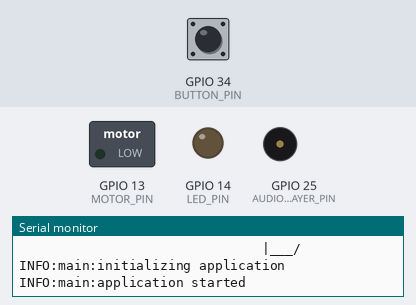
Bench run of a program on a simulated ESP32. On the bench: switched loads named in the program (green lamp = pin HIGH), output pins drawn as LEDs (lit = HIGH), buzzer (waves = sounding), the last lines printed to the serial monitor. Dashed ring = blinking. Inputs (shaded band) come from the test bench; at power-on: GPIO 34 (BUTTON_PIN) LOW.

Above: at 1.6 s.
1.7 s: GPIO 34 (BUTTON_PIN) pulled HIGH for 0.15 s
At 1.96 s:
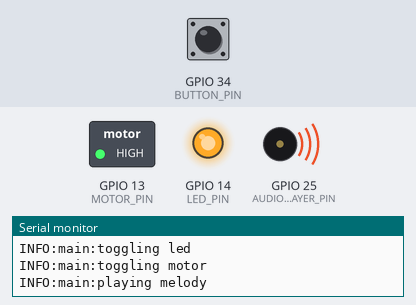
4.7 s: GPIO 34 (BUTTON_PIN) pulled HIGH for 1 s
At 5.3 s:
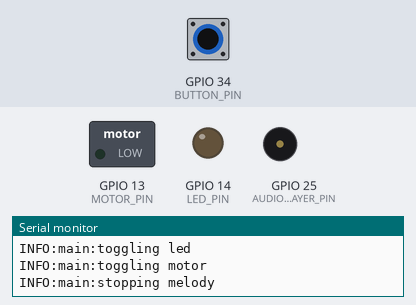
7.2 s: GPIO 34 (BUTTON_PIN) pulled HIGH for 3.2 s
At 8.33 s:
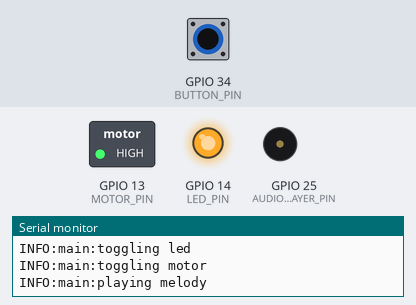
11.9 s: GPIO 34 (BUTTON_PIN) pulsed HIGH 5 times (0.12 s each, 0.3 s apart)
At 12.59 s:
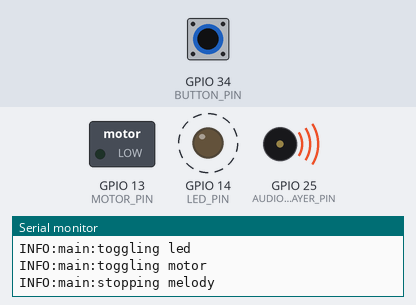
Timing chart, 0 to 14.9 s (numbered marks = the images above; inputs shaded):
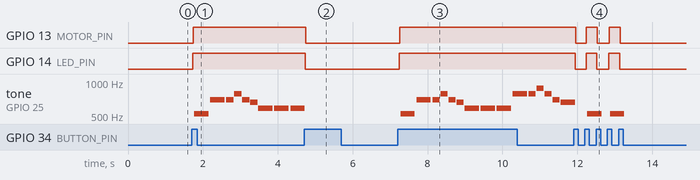

The program:

main.cpp
```cpp
#include <Arduino.h>

#include "audio/audio_player.h"
#include "audio/songs.h"
#include "config.h"
#include "logging/logger.h"
#include "machine/button.h"
#include "machine/pin.h"

audio::AudioPlayer* audio_player;
machine::Button* button;
machine::Pin* led_pin;
machine::Pin* motor_pin;
machine::Pin* speaker_pin;

void buttonPressed(machine::Button* sender) {
  LOG_INFO("main", "button pressed");
  LOG_INFO("main", "toggling led");
  led_pin->toggle();
  LOG_INFO("main", "toggling motor");
  motor_pin->toggle();
  if (!audio_player->isPlaying()) {
    LOG_INFO("main", "playing melody");
    audio_player->play(audio::merry_christmas_melody);
  } else {
    LOG_INFO("main", "stopping melody");
    audio_player->stop();
  }
}

void setup() {
  Serial.begin(SERIAL_BAUD);
  Serial.print(LOGO);

  LOG_INFO("main", "initializing application");

  button = new machine::Button(BUTTON_PIN, HIGH);
  button->onPress(buttonPressed);

  audio_player = new audio::AudioPlayer(AUDIO_PLAYER_PIN);
  led_pin = new machine::Pin(LED_PIN, OUTPUT);
  motor_pin = new machine::Pin(MOTOR_PIN, OUTPUT);

  LOG_INFO("main", "application started");
}

void loop() {}
```

audio_player.cpp
```cpp
#include "audio/audio_player.h"

#include <Arduino.h>

#include "audio/melody.h"
#include "audio/note.h"

namespace audio {

AudioPlayer::AudioPlayer(uint8_t pin_id) { this->_pin_id = pin_id; }

AudioPlayer::~AudioPlayer() {
  if (this->_play_melody_task_handle) {
    vTaskDelete(this->_play_melody_task_handle);
  }
}

bool AudioPlayer::isPlaying() { return this->_is_playing; }

void AudioPlayer::play(Melody* melody) {
  this->_melody = melody;
  this->_is_playing = true;
  xTaskCreate(this->playMelodyTask, "Play Melody", configMINIMAL_STACK_SIZE,
              this, 2, &this->_play_melody_task_handle);
}

void AudioPlayer::stop() {
  this->_is_playing = false;
  if (this->_play_melody_task_handle) {
    vTaskDelete(this->_play_melody_task_handle);
  }
}

void AudioPlayer::playMelodyTask(void* parameter) {
  AudioPlayer* player = (AudioPlayer*)parameter;
  if (!player->_melody) {
    vTaskDelete(NULL);
    return;
  }

  for (int i = 0; i < player->_melody->length(); i++) {
    Note note = player->_melody->get(i);

    tone(player->_pin_id, note.frequency, note.duration * 0.9);
    vTaskDelay(note.duration / portTICK_PERIOD_MS);
    noTone(player->_pin_id);

    if (!player->_is_playing) {
      break;
    }
  }

  vTaskDelete(NULL);
}

}  // namespace audio
```

audio_player.h
```cpp
#ifndef AUDIO_AUDIO_H
#define AUDIO_AUDIO_H

#include <Arduino.h>

#include "audio/melody.h"

namespace audio {

class AudioPlayer {
 public:
  AudioPlayer(uint8_t pin_id);
  ~AudioPlayer();

  bool isPlaying();

  void play(Melody* melody);
  void stop();

 private:
  static void playMelodyTask(void* parameter);

  Melody* _melody = NULL;
  bool _is_playing = false;
  uint8_t _pin_id = 0;
  TaskHandle_t _play_melody_task_handle = NULL;
};

}  // namespace audio

#endif  // AUDIO_AUDIO_H
```

melody.cpp
```cpp
#include "melody.h"

#include "logging/logger.h"

namespace audio {

Melody::Melody(unsigned int notes[], int notes_length) {
  this->init(notes, notes_length, 60);
}

Melody::Melody(unsigned int notes[], int notes_length, int tempo) {
  this->init(notes, notes_length, tempo);
}

Note Melody::get(int index) {
  int frequency_index = this->frequencyIndex(index);
  int frequency = this->_notes[frequency_index];

  int divider_index = this->dividerIndex(index);
  int divider = this->_notes[divider_index];
  int duration = this->duration(divider);

  return Note(frequency, duration);
}

int Melody::length() { return this->_notes_length / 2; }

int Melody::duration(int divider) {
  if (divider > 0) {
    return this->_whole_note_duration / divider;
  } else if (divider < 0) {
    return this->_whole_note_duration / abs(divider) * 1.5;
  } else {
    return 0;
  }
}

int Melody::frequencyIndex(int note_index) {
  if (note_index > 0) {
    return note_index * 2;
  } else {
    return 0;
  }
}

int Melody::dividerIndex(int note_index) {
  return this->frequencyIndex(note_index) + 1;
}

void Melody::init(unsigned int *notes, int notes_length, int tempo) {
  this->_notes = notes;
  this->_notes_length = notes_length;
  this->_whole_note_duration = (60000 * 4) / tempo;
}

}  // namespace audio
```

melody.h
```cpp
#ifndef AUDIO_MELODY_H
#define AUDIO_MELODY_H

#include <Arduino.h>

#include "audio/note.h"

namespace audio {

class Melody {
 public:
  Melody(unsigned int notes[], int notes_length);
  Melody(unsigned int notes[], int notes_length, int tempo);

  Note get(int index);
  int length();

 private:
  void init(unsigned int notes[], int notes_length, int tempo);

  int duration(int note_type);
  int frequencyIndex(int note_index);
  int dividerIndex(int note_index);

  unsigned int* _notes = NULL;
  int _notes_length = 0;
  int _whole_note_duration = 0;
};

}  // namespace audio

#endif  // AUDIO_MELODY_H
```

note.h
```cpp
#ifndef AUDIO_NOTE_H_
#define AUDIO_NOTE_H_

namespace audio {

struct Note {
  Note(int frequency, int duration)
      : frequency(frequency), duration(duration) {}
  int frequency;
  int duration;
};

}  // namespace audio

#endif  // AUDIO_NOTE_H_
```

pitches.h
```cpp
#ifndef AUDIO_PITCHES_H_
#define AUDIO_PITCHES_H_

#define NOTE_C0 16   // 16.35
#define NOTE_C1 33   // 32.7
#define NOTE_C2 65   // 65.41
#define NOTE_C3 131  // 130.8
#define NOTE_C4 262  // 261.6
#define NOTE_C5 523  // 523.3
#define NOTE_C6 1047
#define NOTE_C7 2093
#define NOTE_C8 4186

#define NOTE_CS0 17   // 17.32
#define NOTE_CS1 35   // 34.65
#define NOTE_CS2 69   // 69.3
#define NOTE_CS3 139  // 138.6
#define NOTE_CS4 277  // 277.2
#define NOTE_CS5 554  // 554.4
#define NOTE_CS6 1103
#define NOTE_CS7 2217
#define NOTE_CS8 4435

#define NOTE_D0 18   // 18.35
#define NOTE_D1 37   // 36.71
#define NOTE_D2 73   // 73.42
#define NOTE_D3 147  // 146.8
#define NOTE_D4 294  // 293.7
#define NOTE_D5 587  // 587.3
#define NOTE_D6 1175
#define NOTE_D7 2349
#define NOTE_D8 4699

#define NOTE_EF0 19   // 19.45
#define NOTE_EF1 39   // 38.89
#define NOTE_EF2 78   // 77.78
#define NOTE_EF3 156  // 155.6
#define NOTE_EF4 311  // 311.1
#define NOTE_EF5 622  // 622.3
#define NOTE_EF6 1245
#define NOTE_EF7 2489
#define NOTE_EF8 4978

#define NOTE_E0 21   // 20.6
#define NOTE_E1 41   // 41.2
#define NOTE_E2 82   // 82.41
#define NOTE_E3 165  // 164.8
#define NOTE_E4 330  // 329.6
#define NOTE_E5 659  // 659.3
#define NOTE_E6 1319
#define NOTE_E7 2637
#define NOTE_E8 5274

#define NOTE_F0 22   // 21.83
#define NOTE_F1 44   // 43.65
#define NOTE_F2 87   // 87.31
#define NOTE_F3 175  // 174.6
#define NOTE_F4 350  // 349.2
#define NOTE_F5 699  // 698.5
#define NOTE_F6 1397
#define NOTE_F7 2794
#define NOTE_F8 5588

#define NOTE_FS0 23  // 23.12
#define NOTE_FS1 46  // 46.25
#define NOTE_FS2 92  // 92.5
#define NOTE_FS3 185
#define NOTE_FS4 370
#define NOTE_FS5 740
#define NOTE_FS6 1480
#define NOTE_FS7 2960
#define NOTE_FS8 5920

#define NOTE_G0 25  // 24.5
#define NOTE_G1 49
#define NOTE_G2 98
#define NOTE_G3 196
#define NOTE_G4 392
#define NOTE_G5 784
#define NOTE_G6 1568
#define NOTE_G7 3136
#define NOTE_G8 6272

#define NOTE_GS0 26   // 25.96
#define NOTE_GS1 52   // 51.91
#define NOTE_GS2 104  // 103.8
#define NOTE_GS3 208  // 207.7
#define NOTE_GS4 415  // 415.3
#define NOTE_GS5 831  // 830.6
#define NOTE_GS6 1661
#define NOTE_GS7 3322
#define NOTE_GS8 6645

#define NOTE_A0 28  // 27.5
#define NOTE_A1 55
#define NOTE_A2 110
#define NOTE_A3 220
#define NOTE_A4 440
#define NOTE_A5 880
#define NOTE_A6 1760
#define NOTE_A7 3520
#define NOTE_A8 7040

#define NOTE_AS0 29   // 29.14
#define NOTE_AS1 58   // 58.27
#define NOTE_AS2 117  // 116.5
#define NOTE_AS3 233  // 233.1
#define NOTE_AS4 466  // 466.2
#define NOTE_AS5 932  // 932.3
#define NOTE_AS6 1865
#define NOTE_AS7 3729
#define NOTE_AS8 7459

#define NOTE_BF0 29   // 29.14
#define NOTE_BF1 58   // 58.27
#define NOTE_BF2 117  // 116.5
#define NOTE_BF3 233  // 233.1
#define NOTE_BF4 466  // 466.2
#define NOTE_BF5 932  // 932.3
#define NOTE_BF6 1865
#define NOTE_BF7 3729
#define NOTE_BF8 7459

#define NOTE_B0 31   // 30.87
#define NOTE_B1 62   // 61.74
#define NOTE_B2 124  // 123.5
#define NOTE_B3 247  // 246.9
#define NOTE_B4 494  // 493.9
#define NOTE_B5 988  // 987.8
#define NOTE_B6 1976
#define NOTE_B7 3951
#define NOTE_B8 7902

#define REST 0

#endif  // AUDIO_PITCHES_H_
```

songs.h
```cpp
#ifndef AUDIO_SONGS_H_
#define AUDIO_SONGS_H_

#include "audio/melody.h"
#include "audio/pitches.h"

namespace audio {

unsigned int merry_christmas_notes[] = {
    NOTE_C5, 4, NOTE_F5,  4, NOTE_F5, 8, NOTE_G5,  8, NOTE_F5, 8, NOTE_E5,  8,
    NOTE_D5, 4, NOTE_D5,  4, NOTE_D5, 4, NOTE_G5,  4, NOTE_G5, 8, NOTE_A5,  8,
    NOTE_G5, 8, NOTE_F5,  8, NOTE_E5, 4, NOTE_C5,  4, NOTE_C5, 4, NOTE_A5,  4,
    NOTE_A5, 8, NOTE_AS5, 8, NOTE_A5, 8, NOTE_G5,  8, NOTE_F5, 4, NOTE_D5,  4,
    NOTE_C5, 8, NOTE_C5,  8, NOTE_D5, 4, NOTE_G5,  4, NOTE_E5, 4, NOTE_F5,  2,
    NOTE_C5, 4, NOTE_F5,  4, NOTE_F5, 8, NOTE_G5,  8, NOTE_F5, 8, NOTE_E5,  8,
    NOTE_D5, 4, NOTE_D5,  4, NOTE_D5, 4, NOTE_G5,  4, NOTE_G5, 8, NOTE_A5,  8,
    NOTE_G5, 8, NOTE_F5,  8, NOTE_E5, 4, NOTE_C5,  4, NOTE_C5, 4, NOTE_A5,  4,
    NOTE_A5, 8, NOTE_AS5, 8, NOTE_A5, 8, NOTE_G5,  8, NOTE_F5, 4, NOTE_D5,  4,
    NOTE_C5, 8, NOTE_C5,  8, NOTE_D5, 4, NOTE_G5,  4, NOTE_E5, 4, NOTE_F5,  2,
    NOTE_C5, 4, NOTE_F5,  4, NOTE_F5, 4, NOTE_F5,  4, NOTE_E5, 2, NOTE_E5,  4,
    NOTE_F5, 4, NOTE_E5,  4, NOTE_D5, 4, NOTE_C5,  2, NOTE_A5, 4, NOTE_AS5, 4,
    NOTE_A5, 4, NOTE_G5,  4, NOTE_C6, 4, NOTE_C5,  4, NOTE_C5, 8, NOTE_C5,  8,
    NOTE_D5, 4, NOTE_G5,  4, NOTE_E5, 4, NOTE_F5,  2, NOTE_C5, 4, NOTE_F5,  4,
    NOTE_F5, 8, NOTE_G5,  8, NOTE_F5, 8, NOTE_E5,  8, NOTE_D5, 4, NOTE_D5,  4,
    NOTE_D5, 4, NOTE_G5,  4, NOTE_G5, 8, NOTE_A5,  8, NOTE_G5, 8, NOTE_F5,  8,
    NOTE_E5, 4, NOTE_C5,  4, NOTE_C5, 4, NOTE_A5,  4, NOTE_A5, 8, NOTE_AS5, 8,
    NOTE_A5, 8, NOTE_G5,  8, NOTE_F5, 4, NOTE_D5,  4, NOTE_C5, 8, NOTE_C5,  8,
    NOTE_D5, 4, NOTE_G5,  4, NOTE_E5, 4, NOTE_F5,  2, NOTE_C5, 4, NOTE_F5,  4,
    NOTE_F5, 4, NOTE_F5,  4, NOTE_E5, 2, NOTE_E5,  4, NOTE_F5, 4, NOTE_E5,  4,
    NOTE_D5, 4, NOTE_C5,  2, NOTE_A5, 4, NOTE_AS5, 4, NOTE_A5, 4, NOTE_G5,  4,
    NOTE_C6, 4, NOTE_C5,  4, NOTE_C5, 8, NOTE_C5,  8, NOTE_D5, 4, NOTE_G5,  4,
    NOTE_E5, 4, NOTE_F5,  2, NOTE_C5, 4, NOTE_F5,  4, NOTE_F5, 8, NOTE_G5,  8,
    NOTE_F5, 8, NOTE_E5,  8, NOTE_D5, 4, NOTE_D5,  4, NOTE_D5, 4, NOTE_G5,  4,
    NOTE_G5, 8, NOTE_A5,  8, NOTE_G5, 8, NOTE_F5,  8, NOTE_E5, 4, NOTE_C5,  4,
    NOTE_C5, 4, NOTE_A5,  4, NOTE_A5, 8, NOTE_AS5, 8, NOTE_A5, 8, NOTE_G5,  8,
    NOTE_F5, 4, NOTE_D5,  4, NOTE_C5, 8, NOTE_C5,  8, NOTE_D5, 4, NOTE_G5,  4,
    NOTE_E5, 4, NOTE_F5,  2, NOTE_C5, 4, NOTE_F5,  4, NOTE_F5, 8, NOTE_G5,  8,
    NOTE_F5, 8, NOTE_E5,  8, NOTE_D5, 4, NOTE_D5,  4, NOTE_D5, 4, NOTE_G5,  4,
    NOTE_G5, 8, NOTE_A5,  8, NOTE_G5, 8, NOTE_F5,  8, NOTE_E5, 4, NOTE_C5,  4,
    NOTE_C5, 4, NOTE_A5,  4, NOTE_A5, 8, NOTE_AS5, 8, NOTE_A5, 8, NOTE_G5,  8,
    NOTE_F5, 4, NOTE_D5,  4, NOTE_C5, 8, NOTE_C5,  8, NOTE_D5, 4, NOTE_G5,  4,
    NOTE_E5, 4, NOTE_F5,  2, REST,    4};

Melody* merry_christmas_melody = new Melody(
    merry_christmas_notes, sizeof(merry_christmas_notes) / sizeof(int), 140);

}  // namespace audio

#endif  // AUDIO_SONGS_H_
```

logger.h
```cpp
#ifndef LOGGING_LOGGER_H_
#define LOGGING_LOGGER_H_

#include <Arduino.h>

#define LOG(level, name, message) \
  {                               \
    Serial.print(level);          \
    Serial.print(":");            \
    Serial.print(name);           \
    Serial.print(":");            \
    Serial.println(message);      \
  }

#define LOG_CRITICAL(name, message) \
  { LOG("CRITICAL", name, message) }
#define LOG_ERROR(name, message) \
  { LOG("ERROR", name, message) }
#define LOG_WARNING(name, message) \
  { LOG("WARNING", name, message) }
#define LOG_INFO(name, message) \
  { LOG("INFO", name, message) }
#define LOG_DEBUG(name, message) \
  { LOG("DEBUG", name, message) }

#endif  // LOGGING_LOGGER_H_
```

button.cpp
```cpp
#include "machine/button.h"

#include <Arduino.h>

namespace machine {

Button::Button(uint8_t id) { this->init(id, HIGH); }

Button::Button(uint8_t id, uint8_t pull) { this->init(id, pull); }

Button::~Button() {
  if (this->_check_value_task_handle) {
    vTaskDelete(this->_check_value_task_handle);
  }
}

int Button::debounce() { return this->_pin->debounce(); }

void Button::debounce(int new_value) { this->_pin->debounce(new_value); }

bool Button::checkValue() {
  bool value_changed = this->_pin->checkValue();

  if (value_changed) {
    if (this->_pin->value() == this->_pin->pull()) {
      if (this->_press_handler) {
        this->_press_handler(this);
      }
    }
  }

  return value_changed;
}

void Button::onPress(void (*handler)(Button*)) {
  this->_press_handler = handler;
}

void Button::init(uint8_t id, uint8_t pull) {
  this->_pin = new Pin(id, INPUT, pull);

  char task_name_format[] = "Button %d Check Value";
  char task_name_arg = this->_pin->id();
  int task_name_size = snprintf(NULL, 0, task_name_format, task_name_arg) + 1;
  char task_name[task_name_size];
  snprintf(task_name, 0, task_name_format, task_name_arg);

  xTaskCreate(this->checkValueTask, task_name, configMINIMAL_STACK_SIZE * 1.5,
              this, 1, &this->_check_value_task_handle);
}

void Button::checkValueTask(void* parameter) {
  Button* button = (Button*)parameter;

  for (;;) {
    button->checkValue();
    vTaskDelay(10 / portTICK_PERIOD_MS);
  }
}

}  // namespace machine
```

button.h
```cpp
#ifndef MACHINE_BUTTON_H_
#define MACHINE_BUTTON_H_

#include <Arduino.h>

#include "machine/pin.h"

namespace machine {

class Button {
 public:
  Button(uint8_t id);
  Button(uint8_t id, uint8_t pull);
  ~Button();

  int debounce();
  void debounce(int new_value);
  bool checkValue();
  void onPress(void (*handler)(Button*));

 private:
  void init(uint8_t id, uint8_t pull);
  static void checkValueTask(void* parameter);

  TaskHandle_t _check_value_task_handle = NULL;
  bool _is_pressed = false;
  Pin* _pin = NULL;
  void (*_press_handler)(Button*) = NULL;
};

}  // namespace machine

#endif  // MACHINE_BUTTON_H_
```

pin.cpp
```cpp
#include "machine/pin.h"

#include <Arduino.h>

namespace machine {

Pin::Pin(uint8_t id) {
  this->_id = id;
  this->init(OUTPUT);
}

Pin::Pin(uint8_t id, uint8_t mode) {
  this->_id = id;
  this->init(mode);
}

Pin::Pin(uint8_t id, uint8_t mode, uint8_t pull) {
  this->_id = id;
  this->init(mode, pull);
}

void Pin::init(uint8_t mode) { this->init(mode, LOW); }

void Pin::init(uint8_t mode, uint8_t pull) {
  this->pull(pull);
  this->mode(mode);
  pinMode(this->_id, mode);
  this->value(pull);
}

uint8_t Pin::id() { return this->_id; }

int Pin::debounce() { return this->_debounce; }

void Pin::debounce(int new_value) { this->_debounce = new_value; }

uint8_t Pin::mode() { return this->_mode; }

void Pin::mode(uint8_t new_value) { this->_mode = new_value; }

uint8_t Pin::pull() { return this->_pull; }

void Pin::pull(uint8_t new_value) { this->_pull = new_value; }

uint8_t Pin::value() { return this->_value; }

void Pin::value(uint8_t new_value) {
  if (this->mode() == OUTPUT) {
    digitalWrite(this->_id, new_value);
  }

  this->_value = new_value;
  this->_last_value = new_value;
}

void Pin::on() { this->value(HIGH); }

void Pin::off() { this->value(LOW); }

void Pin::toggle() {
  if (this->_value == HIGH) {
    this->off();
  } else {
    this->on();
  }
}

void Pin::low() { this->off(); }

void Pin::high() { this->on(); }

bool Pin::checkValue() {
  uint8_t current_value = this->readValue();
  if (current_value != this->_last_value || this->_last_debounce == 0) {
    this->_last_value = current_value;
    this->_last_debounce = millis();
  }

  bool value_changed = false;

  if (millis() - this->_last_debounce > this->_debounce) {
    if (current_value != this->value()) {
      value_changed = true;
      this->value(current_value);
      if (this->_change_handler) {
        this->_change_handler(this);
      }
    }
  }

  return value_changed;
}

void Pin::onChange(void (*handler)(Pin*)) { this->_change_handler = handler; }

uint8_t Pin::readValue() { return digitalRead(this->_id); }

}  // namespace machine
```

pin.h
```cpp
#ifndef MACHINE_PIN_H_
#define MACHINE_PIN_H_

#include <Arduino.h>

namespace machine {

class Pin {
 public:
  Pin(uint8_t id);
  Pin(uint8_t id, uint8_t mode);
  Pin(uint8_t id, uint8_t mode, uint8_t pull);

  void init(uint8_t mode);
  void init(uint8_t mode, uint8_t pull);

  uint8_t id();
  int debounce();
  void debounce(int new_value);
  uint8_t mode();
  void mode(uint8_t new_value);
  uint8_t pull();
  void pull(uint8_t new_value);
  uint8_t value();
  void value(uint8_t new_value);

  void on();
  void off();
  void toggle();

  void low();
  void high();

  bool checkValue();
  uint8_t readValue();
  void onChange(void (*handler)(Pin*));

 private:
  void (*_change_handler)(Pin*) = NULL;
  int _debounce = 20;
  unsigned long _last_debounce = 0;
  uint8_t _id = 0;
  uint8_t _mode = LOW;
  uint8_t _pull = LOW;
  uint8_t _value = 0;
  uint8_t _last_value = 0;
};

}  // namespace machine

#endif  // MACHINE_PIN_H_
```

config.h
```cpp
#ifndef CONFIG_H_
#define CONFIG_H_

#define AUDIO_PLAYER_PIN 25
#define BUTTON_PIN 34
#define LED_PIN 14
#define MOTOR_PIN 13

#define SERIAL_BAUD 9600

#define VERSION "1.0.0"
#define LOGO                                                            \
  "\n"                                                                  \
  "______                 _              ______\n"                      \
  "|  _  \\               (_)             | ___ \\\n"                   \
  "| | | |__ _ _ __   ___ _ _ __   __ _  | |_/ / ___  __ _ _ __\n"      \
  "| | | / _` | '_ \\ / __| | '_ \\ / _` | | ___ \\/ _ \\/ _` | '__|\n" \
  "| |/ / (_| | | | | (__| | | | | (_| | | |_/ /  __/ (_| | |\n"        \
  "|___/ \\__,_|_| |_|\\___|_|_| |_|\\__, | \\____/ \\___|\\__,_|_|\n"  \
  "                                __/ | v" VERSION                     \
  "\n"                                                                  \
  "                               |___/\n\n"

#endif  // CONFIG_H_
```

Measured:
- after the input at 1.7 s, GPIO 13 (MOTOR_PIN), GPIO 14 (LED_PIN): LOW → HIGH at once; tone on GPIO 25 (AUDIO_PLAYER_PIN): plays 523 Hz for 0.39 s, 699 Hz for 0.39 s, 699 Hz for 0.19 s, 784 Hz for 0.19 s, 699 Hz for 0.19 s, 659 Hz for 0.19 s … (9 notes in this stretch), starting after 0.07 s
- after the input at 4.7 s, GPIO 13 (MOTOR_PIN): HIGH → LOW after 0.05 s; GPIO 14 (LED_PIN): HIGH → LOW at once; tone on GPIO 25 (AUDIO_PLAYER_PIN): goes on until 4.7 s, then stays silent
- after the input at 7.2 s, GPIO 13 (MOTOR_PIN): LOW → HIGH after 0.05 s; GPIO 14 (LED_PIN): LOW → HIGH at once; tone on GPIO 25 (AUDIO_PLAYER_PIN): plays 523 Hz for 0.39 s, 699 Hz for 0.39 s, 699 Hz for 0.19 s, 784 Hz for 0.19 s, 699 Hz for 0.19 s, 659 Hz for 0.19 s … (15 notes in this stretch), starting after 0.08 s
- after the input at 11.9 s, GPIO 13 (MOTOR_PIN): alternates HIGH for 0.30 s and LOW for 0.30 s, 5 changes in all, then stays LOW, starting after 0.05 s; GPIO 14 (LED_PIN): alternates HIGH for 0.30 s and LOW for 0.30 s, 5 changes in all, then stays LOW, starting at once
